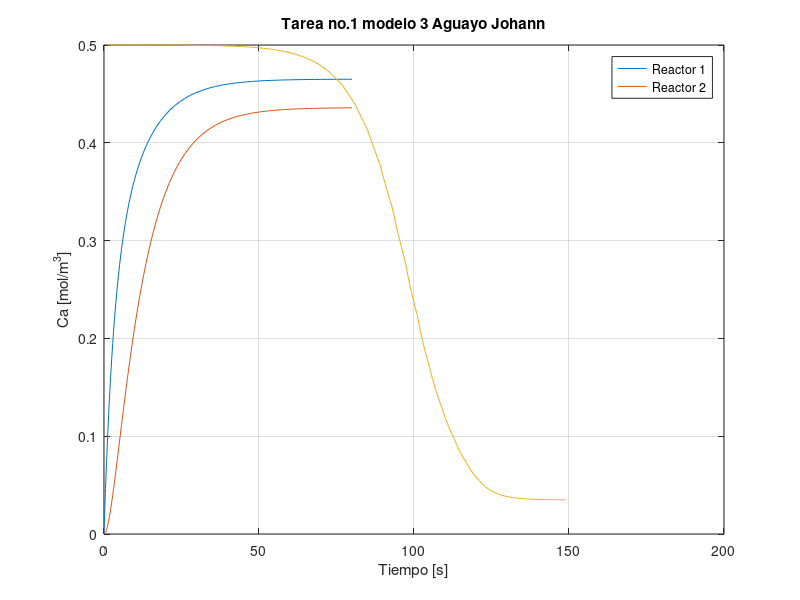

This figure's MATLAB source:
%Tarea 1 modelo 2 control de procesos
%Reactores en serie con mismo volumen y flujo ctte
function Reactor_en_serie_4
clear
clc
[T,y]=ode45(@modelo_4,[0,80],[0,0]);
y
Cao = 0.5
%datos
plot(T,y,Cao-y(:,1))
title("Tarea no.1 modelo 3 Aguayo Johann")
ylabel("Ca [mol/m^3]"),xlabel("Tiempo [s]");
grid
legend("Reactor 1","Reactor 2")
end
function dydT=modelo_4(T,y)
%datos
Ca1 = y(1);
Ca2 = y(2);
F = 0.008; %m^3/s
v1 = 0.04; %m^3
v2 = 0.02; %m^3
k = 0.01; %1/s
Cao = 0.5; %mol/m^3
b = 0.4;
%Ecuacion de diseño CSTR
dydT(1)=((F*Cao)/v1)+((b*F*Ca2)/v1)-((F*Ca1*(1+b))/v1)-(k*Ca1);
dydT(2)=((F*b*Ca1)/v2)-((F*Ca2*b)/v2)-(k*Ca1);
dydT=dydT';
end
